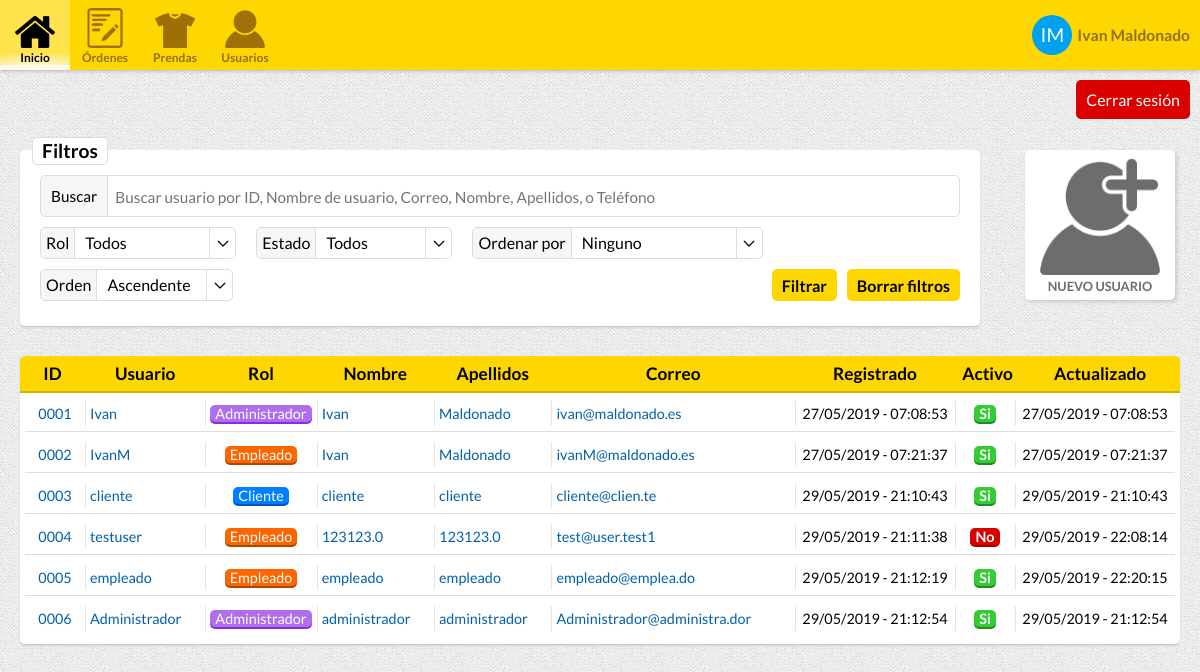
The page /users.php (signed in) on the database its author committed.
### tables this page shows
CREATE TABLE "USERS" (
	"USER_ID"	INTEGER NOT NULL PRIMARY KEY AUTOINCREMENT,
	"USERNAME"	TEXT NOT NULL,
	"NAME"	TEXT NOT NULL,
	"SURNAME"	TEXT,
	"PHONE"	INTEGER,
	"EMAIL"	TEXT NOT NULL,
	"HASHED_PASSWORD"	TEXT NOT NULL,
	"ROLE_ID"	INTEGER NOT NULL DEFAULT 0,
	"UPDATE_TIMESTAMP"	INTEGER NOT NULL,
	"REGISTER_TIMESTAMP"	INTEGER NOT NULL,
	"ACTIVE"	INTEGER NOT NULL DEFAULT 0,
	FOREIGN KEY("ROLE_ID") REFERENCES "USER_ROLES"("ROLE_ID")
);

CREATE TABLE "USER_ROLES" (
	"ROLE_ID"	INTEGER NOT NULL PRIMARY KEY AUTOINCREMENT,
	"ROLE_NAME"	TEXT NOT NULL,
	"ROLE_CSS_CLASS"	TEXT,
	"ROLE_DESCRIPTION"	TEXT
);

### Controllers/UserController.php (called while the page is built, shortened)
<?php
class UserController {
    private function connect(){
        return new PDO("sqlite:.data/data.db");
    }
    public function getUser($id){
        $db = $this->connect();
        $sql = "SELECT * FROM USERS AS U, USER_ROLES AS R WHERE USER_ID = :userID AND U.ROLE_ID = R.ROLE_ID";
        $stmt = $db->prepare($sql);
        $stmt->bindParam(':userID', $id);
        if($stmt->execute()){
            if($row = $stmt->fetch()){
               return new User(
                $row["USER_ID"],
                $row["USERNAME"],
                $row["HASHED_PASSWORD"],
                $row["EMAIL"],
                new Role(
                    $row["ROLE_ID"],
                    $row["ROLE_NAME"],
                    $row["ROLE_CSS_CLASS"],
                    $row["ROLE_DESCRIPTION"]
                ),
                $row["PHONE"],
                $row["NAME"],
                $row["SURNAME"],
                $row["REGISTER_TIMESTAMP"],
                $row["UPDATE_TIMESTAMP"],
                $row["ACTIVE"]
                );
            }
        }
        return null;
    }
    public function getUsers($searchString, $roleFilter, $stateFilter, $orderByFilter, $orderDirectionFilter, $page = 1, $itemsPerPage = 10){
        $searchString = "%$searchString%";
        $page = $page - 1;
        $startFromItem = $page * $itemsPerPage;
        $users = array();
        $db = $this->connect();
        $sql = "
            SELECT
                *
            FROM
                USERS AS U,
                USER_ROLES AS R
            WHERE
                U.ROLE_ID = R.ROLE_ID";
        if(!is_null($searchString) && !empty($searchString)){
            $sql .= "
                AND (
                    LOWER(U.NAME) LIKE LOWER(:searchString) OR
                    LOWER(U.SURNAME) LIKE LOWER(:searchString) OR
                    LOWER(U.USERNAME) LIKE LOWER(:searchString) OR
                    LOWER(U.EMAIL) LIKE LOWER(:searchString) OR
                    LOWER(U.PHONE) LIKE LOWER(:searchString)
                )";
        }
        switch($orderByFilter){
            default:
                $orderBy = "U.USER_ID";
                break;
        }
        $sql .= "
            ORDER BY
                $orderBy ";
        switch ($orderDirectionFilter){
            default:
                $sql .= "ASC ";
                break;
        }
        $sql .= "
            LIMIT
                :page,
                :maxItems";
        $stmt = $db->prepare($sql);
        if(!is_null($searchString) && !empty($searchString)){
            $stmt->bindParam(':searchString', $searchString);
        }
        $stmt->bindParam(":page", $startFromItem);
        $stmt->bindParam(":maxItems", $itemsPerPage);
        if($stmt->execute()){
            while($row = $stmt->fetch()){
                array_push($users, new User(
                    $row["USER_ID"],
                    $row["USERNAME"],
                    $row["HASHED_PASSWORD"],
                    $row["EMAIL"],
                    new Role(
                        $row["ROLE_ID"],
                        $row["ROLE_NAME"],
                        $row["ROLE_CSS_CLASS"],
                        $row["ROLE_DESCRIPTION"]
                    ),
                    $row["PHONE"],
                    $row["NAME"],
                    $row["SURNAME"],
                    $row["REGISTER_TIMESTAMP"],
                    $row["UPDATE_TIMESTAMP"],
                    $row["ACTIVE"]
                ));
            }
        }
        return $users;
    }
}

### Classes/User.php (called while the page is built, shortened)
<?php
require_once("Classes/Role.php");
class User{
    private $id;
    private $username;
    private $email;
    private $role;
    private $name;
    private $surname;
    private $registeredDate;
    private $updateDate;
    private $active;
    function __construct($id = 0, $username, $password = null, $email, $role, $telephone, $name, $surname, $registeredDate, $updateDate, $active = 0){
        $this->id = $id;
        $this->username = $username;
        $this->email = $email;
        $this->role = $role;
        $this->name = $name;
        $this->surname = $surname;
        $registeredDateOb = new DateTime();
        $registeredDateOb->setTimestamp($registeredDate);
        $this->registeredDate = $registeredDateOb;
        $updateDateOb = new DateTime();
        $updateDateOb->setTimestamp($updateDate);
        $this->updateDate = $updateDateOb;
        $this->active = $active;
    }
    function getId(){
        return $this->id;
    }
    function getUsername(){
        return $this->username;
    }
    function getEmail(){
        return $this->email;
    }
    function getRole(){
        return $this->role;
    }
    function getName(){
        return $this->name;
    }
    function getRegisteredDateString(){
        $date = $this->registeredDate;
        return $date->format('d/m/Y - H:i:s');
    }
    function getUpdateDateString(){
        $date = $this->updateDate;
        return $date->format('d/m/Y - H:i:s');
    }
    function isActive(){
        if($this->active == 1){
            return true;
        }
        return false;
    }
    function getSurname(){
        return $this->surname;
    }
}

### Classes/Role.php (called while the page is built, shortened)
<?php
class Role{
    private $id;
    private $name;
    private $cssClass;
    function __construct($id, $name, $cssClass, $description = ""){
        $this->id = $id;
        $this->name = $name;
        $this->cssClass = $cssClass;
    }
    function getID(){
        return $this->id;
    }
    function getName(){
        return $this->name;
    }
    function getCssClass(){
        return $this->cssClass;
    }
}

### ViewControllers/usersViewController.php (the view, shortened to what this page needs)
<?php
require_once("Controllers/UserController.php");
require_once("Classes/User.php");
require_once("Classes/Role.php");
require_once("ViewControllers/vistaController.php");
$userController = new UserController();
if(isset($_SESSION["userID"])){
    $sessionUser = $userController->getUser($_SESSION["userID"]);
    $sessionUserRole = $sessionUser->getRole();
}else {
    header("location: login.php");
}
if($sessionUserRole->getID() == 0){
    $client = true;
}elseif($sessionUserRole->getID() == 1){
    $employee = true;
}elseif($sessionUserRole->getID() == 2){
    $admin = true;
}
$page = 1;
$search = "";
$userRoleFilter = -1;
$state = -1;
$orderBy = -1;
$orderDirection = -1;
$users = $userController->getUsers($search, $userRoleFilter,$state,$orderBy,$orderDirection, $page);
function showRoleFilter(){
    ?>
    <label class="boxed-select" id="role-filter">
        <div>Rol</div>
    </label>
    <?php
}
function showUsersTable(){
    global $users;
    ?>
    <div class="table-container">
        <table class="user-table">
            <tr class="header-responsive-desktop">
                <th>ID</th>
                <th>Usuario</th>
                <th>Rol</th>
                <th>Nombre</th>
                <th>Apellidos</th>
                <th>Correo</th>
                <th>Registrado</th>
                <th>Activo</th>
                <th>Actualizado</th>
            </tr>
            <?php
            if(sizeof($users) > 0){
                foreach($users as $user){
                    $role = $user->getRole();
                    ?>
            <tr class="user">
                <td class="id a-center"><span class="responsive-label">ID</span><a href="user.php?<?=http_build_query(array("id" => $user->getID()))?>"><?=str_pad($user->getID(), 4, "0", STR_PAD_LEFT)?></a></td>
                <td class="username"><span class="responsive-label">Usuario</span> <a href="user.php?<?=http_build_query(array("id" => $user->getID()))?>"><?=$user->getUsername()?></a></td>
                <td class="role a-center"><span class="responsive-label">Rol</span><a href="users.php?<?=http_build_query(array("userRole" => $role->getID()))?>" class="label-box <?=$role->getCssClass()?>"><?=$role->getName()?></a></td>
                <td class="name"><span class="responsive-label">Nombre</span> <a href="user.php?<?=http_build_query(array("id" => $user->getID()))?>"><?=$user->getName()?></a></td>
                <td class="surname"><span class="responsive-label">Apellidos</span> <a href="user.php?<?=http_build_query(array("id" => $user->getID()))?>"><?=$user->getSurname()?></a></td>
                <td class="email"><span class="responsive-label">Correo</span><a href="user.php?<?=http_build_query(array("id" => $user->getID()))?>"><?=$user->getEmail()?></a></td>
                <td class="registration-date date a-center"><span class="responsive-label">Registro</span><span><?=$user->getRegisteredDateString()?></span></td>
                <td class="active a-center"><span class="responsive-label">Activo</span><a href="users.php?<?=http_build_query(array("state" => $user->isActive()?1:0))?>" class="label-box <?=$user->isActive()?"enabled":"disabled"?>"><?=$user->isActive()?"Si":"No"?></a></td>
                <td class="update-date date a-center"><span class="responsive-label">Actualizado</span><span><?=$user->getUpdateDateString()?></span></td>
            </tr>
                    <?php
                }
            }else{
                ?><tr class="user no-items"><td colspan="9">No se han encontrado usuarios</td></tr><?php
            }
            ?>
        </table>
    </div>
    <?php
}

### includes/navbar.inc (shortened to what this page needs)
<nav class="top-header">
    <a class="menu-item" href="index.php">
        <img src="media/img/inicio.png">
        <div class="label">Inicio</div>
    </a>
    <a class="menu-item" href="orders.php">
        <img src="media/img/order.png">
        <div class="label">Órdenes</div>
    </a>
    <?php
    if($employee||$admin){
        ?>
    <a class="menu-item" href="clothes.php">
        <img src="media/img/prendas.png">
        <div class="label">Prendas</div>
    </a>
    <a class="menu-item" href="users.php">
        <img src="media/img/users.png">
        <div class="label">Usuarios</div>
    </a>
        <?php
    }
    ?>
    <a class="menu-item user" href="user.php?id=<?=$sessionUser->getID()?>">
        <div class="user-avatar"><?=substr($sessionUser->getName(), 0,1) . substr($sessionUser->getSurname(), 0,1)?></div>
        <div class="username"><?=$sessionUser->getName()." ".$sessionUser->getSurname()?></div>
    </a>
</nav>
<a class="logout-button" href="?logout">Cerrar sesión</a>

### rows shown on the page
users: NAME "I", SURNAME "M", NAME "Ivan", SURNAME "Maldonado", USER_ID "0002", USERNAME "IvanM", ROLE_ID.ROLE_NAME "Empleado", EMAIL "ivanM@maldonado.es", REGISTER_TIMESTAMP "27/05/2019 - 07:21:37", shows "Si", UPDATE_TIMESTAMP "27/05/2019 - 07:21:37"
users: ACTIVE "0001", NAME "Ivan", ROLE_ID.ROLE_NAME "Administrador", SURNAME "Maldonado", EMAIL "ivan@maldonado.es", REGISTER_TIMESTAMP "27/05/2019 - 07:08:53", shows "Si", UPDATE_TIMESTAMP "27/05/2019 - 07:08:53"
users: USER_ID "0003", NAME "cliente", ROLE_ID.ROLE_NAME "Cliente", SURNAME "cliente", EMAIL "cliente@clien.te", REGISTER_TIMESTAMP "29/05/2019 - 21:10:43", shows "Si", UPDATE_TIMESTAMP "29/05/2019 - 21:10:43"
users: USER_ID "0004", USERNAME "testuser", ROLE_ID.ROLE_NAME "Empleado", NAME "123123.0", SURNAME "123123.0", EMAIL "test@user.test1", REGISTER_TIMESTAMP "29/05/2019 - 21:11:38", shows "No", UPDATE_TIMESTAMP "29/05/2019 - 22:08:14"
users: USER_ID "0005", NAME "empleado", ROLE_ID.ROLE_NAME "Empleado", SURNAME "empleado", EMAIL "empleado@emplea.do", REGISTER_TIMESTAMP "29/05/2019 - 21:12:19", shows "Si", UPDATE_TIMESTAMP "29/05/2019 - 22:20:15"
users: USER_ID "0006", ROLE_ID.ROLE_NAME "Administrador", NAME "administrador", SURNAME "administrador", EMAIL "Administrador@administra.dor", REGISTER_TIMESTAMP "29/05/2019 - 21:12:54", shows "Si", UPDATE_TIMESTAMP "29/05/2019 - 21:12:54"
